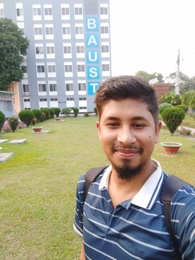
%> input picture EdgeDetection_Segmentation/mypic.jpg, 195 x 260 px, shrunk from 958 x 1280 before the run
$ octave d_Segment.m   (GNU Octave 9; MATLAB toolbox functions it lacks are replaced by stand-ins)
%> lines starting %> are read from the running program, lines starting %| are printed output that depends on the picture
clc; clear all;
I = imread("mypic.jpg");
%> I is the input picture: size 260x195x3 uint8; mean R, G, B 166.9, 165.3, 151.3

subplot(131);
imshow(I);
title("Input Image");

%Segment into  regions
[L, Centers] = imsegkmeans(I,50);
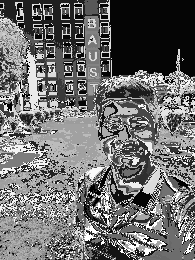
%> L: size 260x195 uint8; min 1, max 50, mean 22.2; drawn with min black and max white
%> Centers = 50 rows, first 12: [130 139 159; 253 254 254; 140 141 76; 242 192 167; 55 74 108; 51 44 38; 199 207 221; 187 183 113; 101 122 154; 141 90 71; 120 70 53; 170 178 192]
B = labeloverlay(I,L);
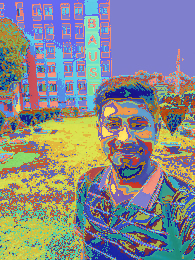
%> B: size 260x195x3 uint8; mean R, G, B 135.3, 137.3, 140.1
j = label2rgb(L,im2double(Centers));

subplot(132);
imshow(B);
title("Labeled Image");
subplot(133);
imshow(j);
title("Color Quartized Image");
